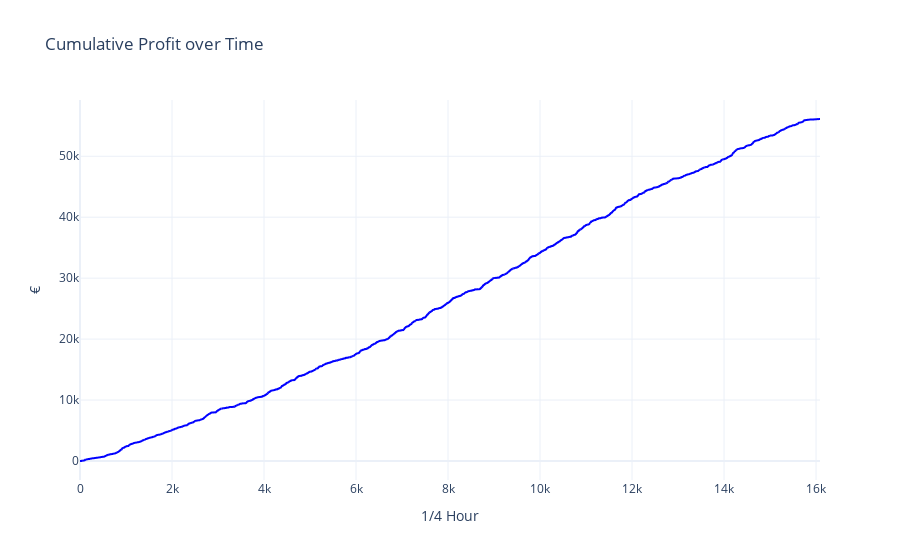
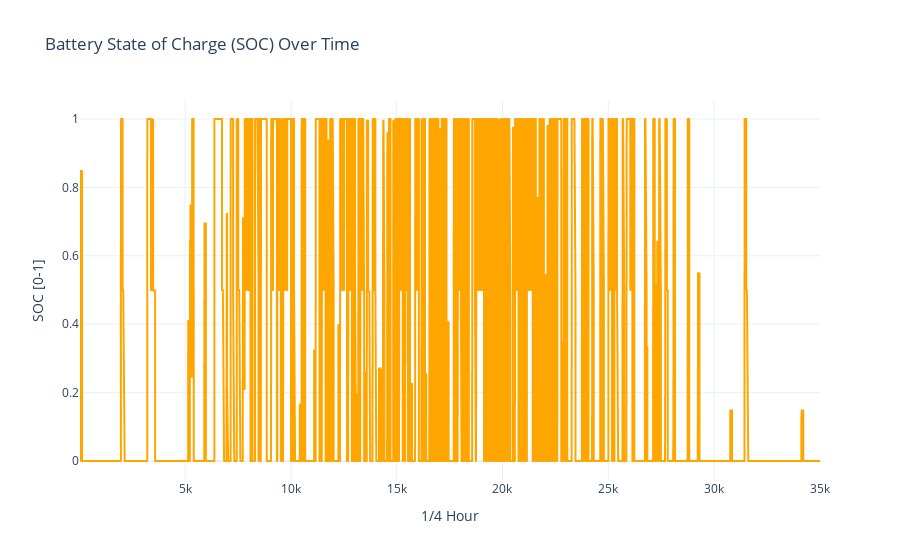
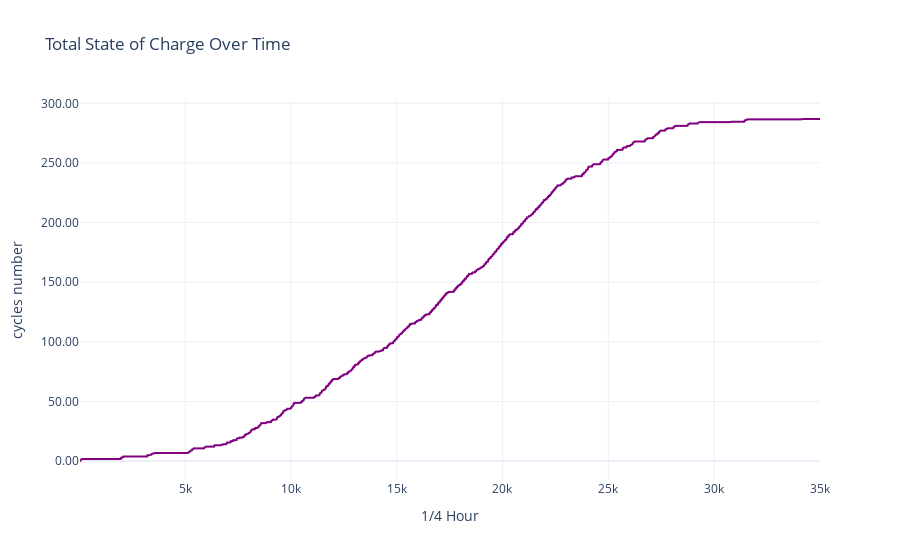
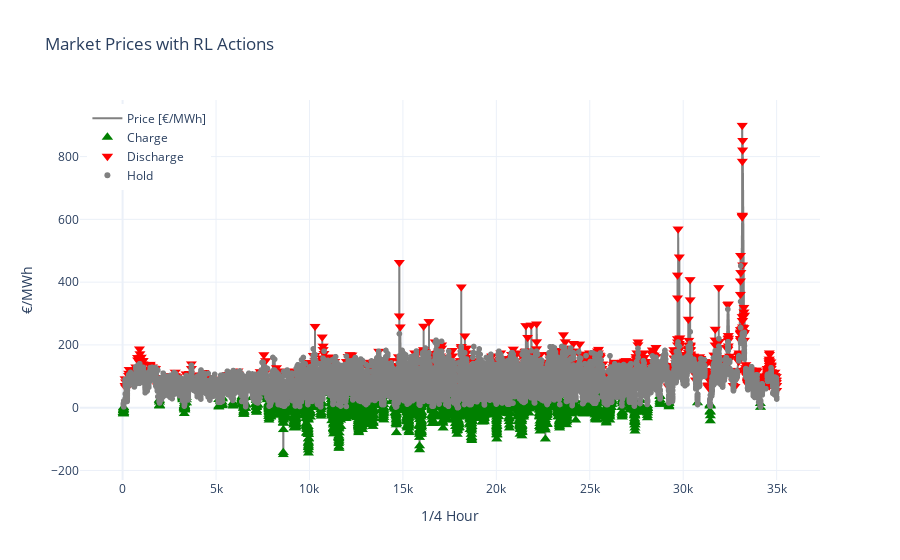

The notebook cell saved with these charts, in order:
### Code cell
import gym
import numpy as np
import pandas as pd
import matplotlib.pyplot as plt
from gym import spaces
from stable_baselines3 import PPO
import plotly.graph_objects as go
import plotly.express as px
import openpyxl
import random

seed = random.randint(0, 1000000)
print(f"Random seed used for this run: {seed}")

np.random.seed(seed)
random.seed(seed)

import torch
torch.manual_seed(seed)

# -----------------------------------------------
# LOAD EXCEL DATA
# -----------------------------------------------

excel_path = "/Users/administrator/Documents/Christian_meyer_energy_consulting/untitled folder/batterie project 2024 v2.xlsx"
df_excel = pd.read_excel(excel_path, skiprows=16)

production = df_excel["Production (kWh)"].values
prices = df_excel["Euro/MWh"].values

# Quick plot to check:
plt.plot(prices)
plt.title("Loaded prices from Excel")
plt.show()

# -----------------------------------------------
# ENVIRONMENT
# -----------------------------------------------

class BatteryEnv(gym.Env):
    def __init__(self, prices, production,
                 capacity_kwh=500.0,
                 charge_rate=225.0,
                 discharge_rate=225.0,
                 efficiency=0.9):
        super().__init__()
        self.prices = prices
        self.production = production
        self.T = len(prices)
        self.capacity = capacity_kwh
        self.charge_rate = charge_rate
        self.discharge_rate = discharge_rate
        self.eff = efficiency
        self.steps_per_day = 96  # 15-min steps
        self.prev_action = None
        self.prev_price = None
        self.discharge_count = 0
        self.prev_delta_reward = 0.0
        self.delta_reward = 0.0
        
        self.low_price_threshold = np.percentile(prices, 15)
        self.high_price_threshold = np.percentile(prices, 75)
        self.mean_price = np.mean(prices)/1000

        max_price = np.max(prices)
        max_prod = np.max(production)
        self.observation_space = spaces.Box(
            low=np.array([0.0, 0.0, 0.0]),
            high=np.array([max_price, max_prod, 1.0]),
            dtype=np.float32
        )
        self.action_space = spaces.Discrete(3)  # 0: charge, 1: hold, 2: discharge
    def seed(self, seed=None):
        np.random.seed(seed)
        random.seed(seed)
        try:
            import torch
            torch.manual_seed(seed)
        except ImportError:
            pass
    def reset(self):
        self.t = 0
        self.soc = 0.0
        self.total_profit = 0.0
        self.total_soc = 0.0
        self.total_energy_charged = 0.0
        self.total_energy_discharged = 0.0
        self.prev_action = None
        self.prev_price = None
        self.prev_delta_reward = 0.0
        self.discharge_count = 0
        obs = np.array([self.prices[self.t], self.production[self.t], self.soc], dtype=np.float32)
        return obs

    def step(self, action):
        price = self.prices[self.t]
        actual_production = self.production[self.t]
        
        # reset discharge count every 24 hours
        if self.t % self.steps_per_day == 0:
            self.discharge_count = 0
        
        CHARGE = 0
        HOLD = 1
        DISCHARGE = 2

        # Initialize penalty to 0
        penalty = 0

        # Skip step if no production (night)
        if actual_production == 0:
            self.t += 1
            done = self.t >= self.T
            next_price = self.prices[min(self.t, self.T-1)]
            next_prod = self.production[min(self.t, self.T-1)]
            obs = np.array([next_price, next_prod, self.soc], dtype=np.float32)
            info = dict(
                skip=True,
                soc=self.soc,
                reward=0,
                profit=0,
                price=price,
                action="skip",
                cumulative_profit=self.total_profit
            )
            return obs, 0, done, info

        # Otherwise proceed normally
        profit = 0
        energy_charged = 0.0
        energy_discharged = 0.0
        charge_bonus = 0.0

        if action == CHARGE:
            available_capacity = self.capacity * (1.0 - self.soc)
            charge_amount = min(self.charge_rate, available_capacity, actual_production)
            energy_charged = charge_amount
            excess_prod = actual_production - charge_amount

            self.soc += (charge_amount / self.capacity) * self.eff
            self.soc = np.clip(self.soc, 0.0, 1.0)

            if price > 0:
                profit += excess_prod * price / 1000
            LOW_PRICE_THRESHOLD = 60
            LOW_PRICE_BONUS = 15.0
            
            if action == CHARGE and (0 < price <= LOW_PRICE_THRESHOLD):
                charge_bonus = LOW_PRICE_BONUS * (LOW_PRICE_THRESHOLD - price) / LOW_PRICE_THRESHOLD
              

        elif action == DISCHARGE:
            available_energy = self.capacity * self.soc
            discharge_amount = min(self.discharge_rate, available_energy)
            energy_discharged = discharge_amount

            revenue_from_discharge = price * discharge_amount/1000
            self.soc -= (discharge_amount / self.capacity) / self.eff
            self.soc = np.clip(self.soc, 0.0, 1.0)

            revenue_from_prod = price * actual_production/1000
            profit += revenue_from_discharge + revenue_from_prod

            #penalty for low price discharge closer to charge price
            

        elif action == HOLD:
            revenue = price * actual_production/1000 
            profit += revenue
            

    
        reward = profit + charge_bonus

        # Update previous action and price
        self.prev_action = action
        self.prev_price = price

        # Penalty for non-HOLD actions
        if action != HOLD:
            penalty = -5  # Small penalty for cycling
            reward += penalty

        # Normalize reward
        

        # Update total profit
        self.total_profit += profit
        
        self.total_energy_charged += energy_charged
        self.total_energy_discharged += energy_discharged
        self.total_soc += (abs(energy_discharged) + abs(energy_charged))/ self.capacity

        self.t += 1
        done = self.t >= self.T

        next_price = self.prices[min(self.t, self.T-1)]
        next_prod = self.production[min(self.t, self.T-1)]
        obs = np.array([next_price, next_prod, self.soc], dtype=np.float32)

        info = dict(
            soc=self.soc,
            energy_charged=energy_charged,
            energy_discharged=energy_discharged,
            reward=reward,
            price=price,
            action=int(action),
            profit=profit,
            cumulative_profit=self.total_profit,
            yearly_cycle = self.total_soc
        )

        return obs, reward, done, info

# -----------------------------------------------
# TRAIN MODEL
# -----------------------------------------------

env = BatteryEnv(prices, production)
try:
    model = PPO.load("ppo_battery_model_bonus_removed", env=env, verbose=1, seed=seed)
    print("✅ Loaded previous model successfully.")
except FileNotFoundError:
    print("⚠️ No previous model found. Training from scratch.")
model = PPO("MlpPolicy", env, verbose=1, seed=seed)

# Now train
model.learn(total_timesteps=200_000)
model.save("ppo_battery_model_bonus_removed")

print("Training complete.")

# -----------------------------------------------
# EVALUATE TRAINED AGENT
# -----------------------------------------------

obs = env.reset()
records = []

for t in range(len(prices)):
    action, _ = model.predict(obs, deterministic=True)
    next_obs, reward, done, info = env.step(action)

    if info.get("skip", False):
        obs = next_obs
        continue

    records.append({
        "t": t,
        "price": obs[0],
        "production": obs[1],
        "soc": obs[2],
        "action": action,
        "reward": reward,
        "cumulative_profit": info["cumulative_profit"],
        "total_soc": info["yearly_cycle"],
        "energy_charged": info["energy_charged"],
        "energy_discharged": info["energy_discharged"],
    })

    obs = next_obs
    if done:
        break

df = pd.DataFrame(records)
df.to_csv("battery_rl_results.csv", index=False)


# -----------------------------------------------
# PLOT
# -----------------------------------------------

fig1 = go.Figure()
fig1.add_trace(go.Scattergl(
    y=df['cumulative_profit'],
    mode='lines',
    name='Cumulative Profit (€)',
    line=dict(color='blue')
))
fig1.update_layout(
    title='Cumulative Profit over Time',
    yaxis_title='€',
    xaxis_title='1/4 Hour',
    template='plotly_white'
)
fig1.show()

print(f"Final profit with battery: {df['cumulative_profit'].iloc[-1]:,.2f} €")

fig2 = go.Figure()
fig2.add_trace(go.Scattergl(
    x=df["t"],
    y=df["soc"],
    mode='lines',
    name='State of Charge',
    line=dict(color='orange')
))
fig2.update_layout(
    title='Battery State of Charge (SOC) Over Time',
    xaxis_title='1/4 Hour',
    yaxis_title='SOC [0-1]',
    template='plotly_white'
)
fig2.show()

fig6 = go.Figure()
fig6.add_trace(go.Scattergl(
    x=df["t"],
    y=df["total_soc"],
    mode='lines',
    name='Total SOC',
    line=dict(color='purple')
))
fig6.update_layout(
    title='Total State of Charge Over Time',
    xaxis_title='1/4 Hour',
    yaxis_title='cycles number',
    template='plotly_white',
    yaxis=dict(tickformat=".2f"),
)
fig6.show()

fig3 = go.Figure()

# price line
fig3.add_trace(go.Scattergl(
    x=df["t"],
    y=df["price"],
    mode='lines',
    name='Price [€/MWh]',
    line=dict(color='gray')
))

# Charge markers
fig3.add_trace(go.Scattergl(
    x=df.loc[df.action == 0, "t"],
    y=df.loc[df.action == 0, "price"],
    mode='markers',
    marker=dict(color='green', symbol='triangle-up', size=10),
    name='Charge'
))

# Discharge markers
fig3.add_trace(go.Scattergl(
    x=df.loc[df.action == 2, "t"],
    y=df.loc[df.action == 2, "price"],
    mode='markers',
    marker=dict(color='red', symbol='triangle-down', size=10),
    name='Discharge'
))

# Hold markers
fig3.add_trace(go.Scattergl(
    x=df.loc[df.action == 1, "t"],
    y=df.loc[df.action == 1, "price"],
    mode='markers',
    marker=dict(color='grey', symbol='circle', size=6),
    name='Hold'
))

fig3.update_layout(
    title='Market Prices with RL Actions',
    xaxis_title='1/4 Hour',
    yaxis_title='€/MWh',
    legend=dict(y=0.99, x=0.01),
    template='plotly_white'
)
fig3.show()

fig4 = go.Figure()

fig4.add_trace(go.Histogram(
    x=df.loc[df.action == 0, 'price'],
    name='Charge',
    opacity=0.5,
    marker_color='green',
    nbinsx=30
))

fig4.add_trace(go.Histogram(
    x=df.loc[df.action == 2, 'price'],
    name='Discharge',
    opacity=0.5,
    marker_color='red',
    nbinsx=30
))

fig4.add_trace(go.Histogram(
    x=df.loc[df.action == 1, 'price'],
    name='Hold',
    opacity=0.5,
    marker_color='grey',
    nbinsx=30
))

fig4.update_layout(
    barmode='overlay',
    title='Distribution of Prices Triggering Actions',
    xaxis_title='€/MWh',
    yaxis_title='Count',
    template='plotly_white'
)
fig4.show()

final_profit = df['cumulative_profit'].values[-1]
print("\n" + "="*50)
print(f"Final profit WITH battery (RL): €{final_profit:,.2f}")
print("="*50)
print(f"Battery efficiency: {env.eff}")

### Figure 1 — Plotly figure (JSON) as saved in the notebook; plotly's stock layout.template omitted (floating-point values rounded to 4 significant figures; data arrays with more than 128 entries replaced by an {"elided": "..."} marker saying what was removed)
{"data": [{"line": {"color": "blue"}, "mode": "lines", "name": "Cumulative Profit (€)", "type": "scattergl", "y": {"elided": "16087 float values"}}], "layout": {"title": {"text": "Cumulative Profit over Time"}, "xaxis": {"title": {"text": "1/4 Hour"}}, "yaxis": {"title": {"text": "€"}}}}

### Figure 2 — Plotly figure (JSON) as saved in the notebook; plotly's stock layout.template omitted (floating-point values rounded to 4 significant figures; data arrays with more than 128 entries replaced by an {"elided": "..."} marker saying what was removed)
{"data": [{"line": {"color": "orange"}, "mode": "lines", "name": "State of Charge", "type": "scattergl", "x": {"elided": "16087 int values"}, "y": {"elided": "16087 float values"}}], "layout": {"title": {"text": "Battery State of Charge (SOC) Over Time"}, "xaxis": {"title": {"text": "1/4 Hour"}}, "yaxis": {"title": {"text": "SOC [0-1]"}}}}

### Figure 3 — Plotly figure (JSON) as saved in the notebook; plotly's stock layout.template omitted (floating-point values rounded to 4 significant figures; data arrays with more than 128 entries replaced by an {"elided": "..."} marker saying what was removed)
{"data": [{"line": {"color": "purple"}, "mode": "lines", "name": "Total SOC", "type": "scattergl", "x": {"elided": "16087 int values"}, "y": {"elided": "16087 float values"}}], "layout": {"title": {"text": "Total State of Charge Over Time"}, "xaxis": {"title": {"text": "1/4 Hour"}}, "yaxis": {"tickformat": ".2f", "title": {"text": "cycles number"}}}}

### Figure 4 — Plotly figure (JSON) as saved in the notebook; plotly's stock layout.template omitted (floating-point values rounded to 4 significant figures; data arrays with more than 128 entries replaced by an {"elided": "..."} marker saying what was removed)
{"data": [{"line": {"color": "gray"}, "mode": "lines", "name": "Price [€/MWh]", "type": "scattergl", "x": {"elided": "16087 int values"}, "y": {"elided": "16087 float values"}}, {"marker": {"color": "green", "size": 10, "symbol": "triangle-up"}, "mode": "markers", "name": "Charge", "type": "scattergl", "x": {"elided": "3213 int values"}, "y": {"elided": "3213 float values"}}, {"marker": {"color": "red", "size": 10, "symbol": "triangle-down"}, "mode": "markers", "name": "Discharge", "type": "scattergl", "x": {"elided": "1368 int values"}, "y": {"elided": "1368 float values"}}, {"marker": {"color": "grey", "size": 6, "symbol": "circle"}, "mode": "markers", "name": "Hold", "type": "scattergl", "x": {"elided": "11506 int values"}, "y": {"elided": "11506 float values"}}], "layout": {"legend": {"x": 0.01, "y": 0.99}, "title": {"text": "Market Prices with RL Actions"}, "xaxis": {"title": {"text": "1/4 Hour"}}, "yaxis": {"title": {"text": "€/MWh"}}}}
